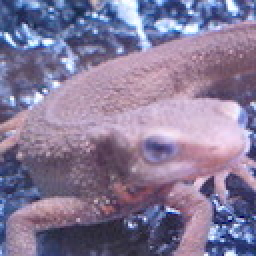
#> input picture Exercise_Gasyori100knock/assets/imori.jpg, 128 x 128 px (shown 2 times larger)
$ python ans_21to31.py   (older library calls are emulated)
#> lines starting #> are read from the running program, lines starting #| are printed output that depends on the picture
#> in test_function, img is the input picture: shape (128, 128, 3); mean B, G, R 152.8, 121.8, 134.1
import cv2
import numpy as np
from matplotlib import pyplot as plt


# [148 lines left out: functions histogram_normalization, histogram_smooth, histogram_equalization, gamma_correction, nearest_neighbor_interpolation, bilinear_interpolation and 1 more, not called in this run]


def affine_transform(img: np.ndarray, move_x: int = 0, move_y: int = 0, rotate_ang: float = 0, scale_x: float = 1,
                     scale_y: float = 1, clock_rotate: bool = False, sharing_dx: int = 0, sharing_dy: int = 0
                     ) -> np.ndarray:
#> called with move_x = 0, move_y = 0, rotate_ang = 0, scale_x = 1, scale_y = 1, clock_rotate = False, sharing_dx = 30, sharing_dy = 30
    if clock_rotate:
        rotate_ang = -rotate_ang
    height, width = img.shape[:2]
#> height = 128; width = 128
    height = int(scale_y * height)
    width = int(scale_x * width)
    sin_theta = np.sin(rotate_ang)
    cos_theta = np.cos(rotate_ang)

    # TODO(huchi): Actually I don't know what trans_mat is when affine and rotating both occurs
    trans_mat = np.array([[cos_theta, -sin_theta + sharing_dx / height, move_x],
                          [sin_theta + sharing_dy / width, cos_theta, move_y]
                          ]).astype(np.float)
#> trans_mat = [[1, 0.234, 0], [0.234, 1, 0]]
    y = np.arange(height).repeat(width).reshape(height, -1)
    x = np.tile(np.arange(width), (height, 1))

    y_px_p1 = np.array([x.T, y.T, np.ones_like(x).T]).T
    y_px_p1 = np.expand_dims(y_px_p1, axis=-1).astype(np.float)

    yx1_affine = np.matmul(trans_mat, y_px_p1).squeeze()
    y_trans = np.clip(yx1_affine[..., 1], 0, height - 1).astype(np.int)
    x_trans = np.clip(yx1_affine[..., 0], 0, width - 1).astype(np.int)
    final_img = np.zeros((height, width) + img.shape[2:], dtype=np.float)
    y = (y / scale_y).astype(np.int)
    x = (x / scale_x).astype(np.int)

    final_img[y_trans, x_trans] = img[y, x]
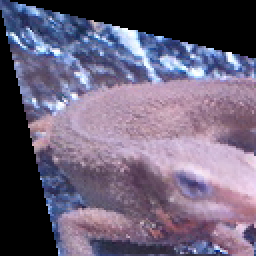
#> final_img: shape (128, 128, 3) float64 (shown 2 times larger); mean B, G, R 120.9, 97.5, 107.6
    return final_img.astype(np.uint8)


my_function_map = {
    "method21": histogram_normalization,
    "method22": histogram_smooth,
    "method23": histogram_equalization,
    "method24": gamma_correction,
    "method25": nearest_neighbor_interpolation,
    "method26": bilinear_interpolation,
    "method27": bicubic_interpolation,
    "method28": lambda x: affine_transform(x, move_x=30, move_y=-30),
    "method29": lambda x: affine_transform(x, scale_x=1.3, scale_y=0.8),
    "method30": lambda x: affine_transform(x, rotate_ang=-np.pi / 6, move_x=-20, move_y=40),
    # TODO(hucih): affine function seems not
    "method31": lambda x: affine_transform(x, sharing_dx=30, sharing_dy=30)
}


def test_function():
    img = cv2.imread("../assets/imori.jpg")
    # for func_name in my_function_map:
    img_ = my_function_map['method31'](img)
    cv2.imshow("result", img_)
    cv2.waitKey(0)
    cv2.destroyAllWindows()


if __name__ == '__main__':
    test_function()
